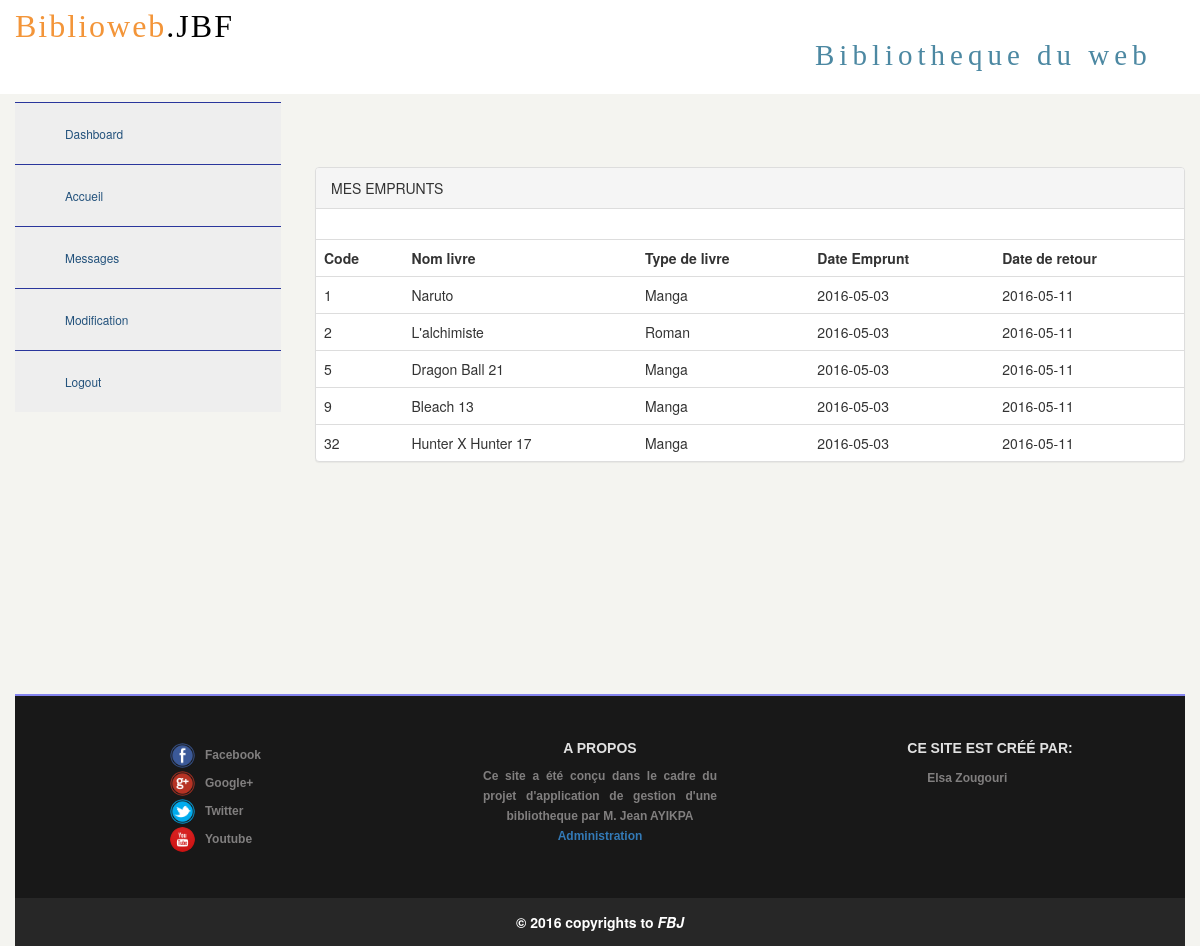
/profil.php (signed in), run on the app's committed database.
### tables this page shows
CREATE TABLE IF NOT EXISTS `emprunter` (
  `id_emprunt` int(99) NOT NULL AUTO_INCREMENT,
  `id_client` int(99) NOT NULL,
  `ISBN` int(99) NOT NULL,
  `date_emprunt` date DEFAULT NULL,
  PRIMARY KEY (`id_emprunt`),
  KEY `id_client` (`id_client`,`ISBN`,`id_emprunt`),
  KEY `ISBN` (`ISBN`),
  KEY `date_emprunt` (`date_emprunt`)
);

CREATE TABLE IF NOT EXISTS `livre` (
  `ISBN` int(99) NOT NULL AUTO_INCREMENT,
  `titre_livre` varchar(70) DEFAULT NULL,
  `type_livre` varchar(20) DEFAULT NULL,
  `editeur` varchar(40) DEFAULT NULL,
  `etat` tinyint(1) NOT NULL DEFAULT '1',
  `img_livre` text,
  `Emplacement` text,
  `Paragraphe` text,
  PRIMARY KEY (`ISBN`),
  KEY `ISBN` (`ISBN`)
);

### modele/Client.php (called while the page is built, shortened)
<?php
include("Connexion.php");
class Client extends Connexion1 {
		public function livre_emprunt($idclient)
		{	$emprunt = array();
			$sql="SELECT * FROM emprunter e , livre l WHERE e.ISBN=l.ISBN AND e.id_client='$idclient' ";
			$connex=new Connexion1();
			$req=$connex->getPDO()->query($sql);
			while($data = $req->fetch()){
				$emprunt[]=$data;
			}
			return $emprunt;
		}
}
?>

### modele/Connexion.php (called while the page is built, shortened)
<?php
	class Connexion1
    {
		private $_host="localhost";
		private $_user="root";
		private $_pwd="root";
		private $_dbname="ensitdb";
		public function getPDO()
        {
            $this->_statement=new PDO("mysql:host={$this->_host};dbname=".$this->_dbname,$this->_user,$this->_pwd,array(PDO::ATTR_ERRMODE=>PDO::ERRMODE_EXCEPTION));
			return $this->_statement;
        }
	}
?>

### profil.php (the view, shortened to what this page needs)
<?php
include("modele/Client.php");
?>
<!DOCTYPE html>
<html>
<head>
<link rel="stylesheet" href="CSS/bootstrap/css/bootstrap.min.css"/>
<link rel="stylesheet" href="CSS/theme.css"/>
<link rel="stylesheet" href="CSS/profile1.css"/>
</head>
<body>
<div class="jumbotron">
      <div class="col-lg-8">
          <span class="biblio-logo">Biblioweb<span class="dot">.JBF</span></span>
      </div>
      <div class="col-lg-4">
          <div id="logoright">Bibliotheque du web</div>
      </div>
</div>
<div class="col-lg-3">
<nav id="navigation">
  <ul>
     <li><a href="profil.php"><i class="ion-ios-speedometer-outline"></i><span>Dashboard</span></a></li>
    <li><a href="index.php"><i class="ion-ios-speedometer-outline"></i><span>Accueil</span></a></li>
    <li><a href="messages.php"><i class="ion-email"></i><span>Messages</span></a></li>
    <li><a href="modification.php"><i class="ion-gear-a"></i><span>Modification</span></a></li>
    <li><a href="index.php?d=true" ><i class="ion-log-out"></i><span>Logout</span></a></li>
  </ul>
</nav>
</div>
<div class="col-lg-9">
<div class="tableau">
<div class="panel panel-default">
  <div class="panel-heading">MES EMPRUNTS </div>
  <div class="panel-body">
  </div>
  <table class="table">
<tr><th>Code</th><th>Nom livre</th><th>Type de livre</th><th>Date Emprunt</th><th>Date de retour</th></tr>
<?php
$client1=new Client();
$resulta=$client1->livre_emprunt($_SESSION['id_client']);
foreach ($resulta as $emprunt) {
$z=$emprunt['date_emprunt'];
$DateFin=8;
$DateDebut = date("$z");
$DateFin = date('Y-m-d', strtotime($DateDebut.' +'.$DateFin.' days'));
  echo "<tr><td>".$emprunt['ISBN']."</td><td>".$emprunt['titre_livre']."</td><td>".$emprunt['type_livre']."</td><td>".$emprunt['date_emprunt']."</td><td>".$DateFin."</td></tr>";
}
?>
  </table>
  </div>
</div>
</div>
<div class="col-lg-12">
<footer class="footer">
<?php include('composant/footer.php');?>
</footer>
</div>
</body>
</html>

### CSS/theme.css (style rules this page uses)
body { background-color:#F4F4F0; }
.jumbotron { background-color: #ffffff; }
.biblio-logo { font-family: Century Gothic; font-size: 32px; letter-spacing: 2px; color: #F39539; }
.dot { color: black; }
#logoright { padding-top: 31px; font-size: 29PX; font-family: -webkit-pictograph; letter-spacing: 5px; color: #4C88A2; }
.jumbotron { padding-top: 4px; padding-bottom: 90px; margin-bottom: 8px; }

### CSS/profile1.css (style rules this page uses)
nav#navigation { width: 266px; height: 100%; background: #EEE none repeat scroll 0% 0%; margin-bottom: 262px; }
nav#navigation ul { list-style: outside none none; padding: 0px; }
nav#navigation ul li { position: relative; display: block; width: 100%; height: 62px; border-top: 1px solid #29369C; }
nav#navigation ul li a { display: block; width: 100%; line-height: 60px; padding: 0 15px; text-decoration: none; color: #23527C; -webkit-transition: 150ms ease all; -moz-transition: 150ms ease all; -ms-transition: 150ms ease all; -o-transition: 150ms ease all; transition: 150ms ease all; }
nav#navigation ul li a i, nav#navigation ul li a span { display: inline-block; }
nav#navigation ul li a span { margin: 0 0 0 35px; font-size: 0.85em; }
.tableau { margin-top: 65px; }

### data on the page
emprunter: ISBN.ISBN "1", ISBN.titre_livre "Naruto", ISBN.type_livre "Manga", date_emprunt "2016-05-03", date_emprunt "2016-05-11"
emprunter: ISBN.ISBN "2", ISBN.titre_livre "L'alchimiste", ISBN.type_livre "Roman", date_emprunt "2016-05-03", date_emprunt "2016-05-11"
emprunter: ISBN.ISBN "5", ISBN.titre_livre "Dragon Ball 21", ISBN.type_livre "Manga", date_emprunt "2016-05-03", date_emprunt "2016-05-11"
emprunter: ISBN.ISBN "9", ISBN.titre_livre "Bleach 13", ISBN.type_livre "Manga", date_emprunt "2016-05-03", date_emprunt "2016-05-11"
emprunter: ISBN.ISBN "32", ISBN.titre_livre "Hunter X Hunter 17", ISBN.type_livre "Manga", date_emprunt "2016-05-03", date_emprunt "2016-05-11"
